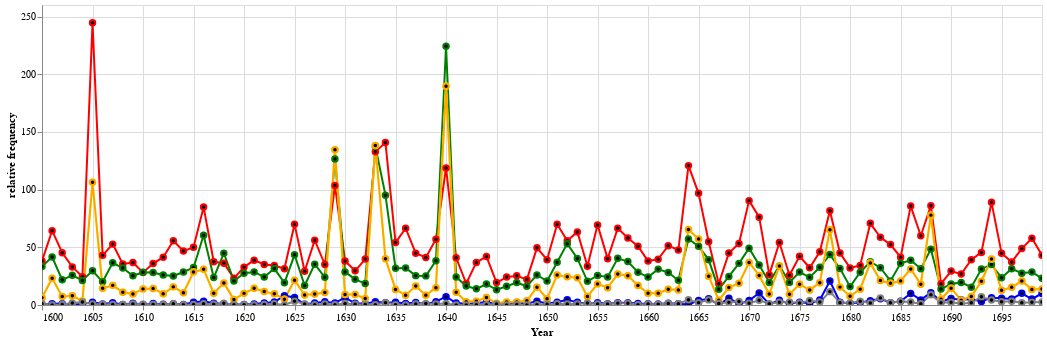

The cell this chart's notebook holds for it:
### Code cell
# chart the data
alt.Chart(by_color).mark_line(point=alt.OverlayMarkDef(tooltip=True, filled=False, fill="black")).encode(
    # brush=alt.selection_interval(encodings=["x"])
    x="Year:T",
    y="relative frequency:Q",
    color=alt.Color("color").scale(None)
).interactive().properties(width=1000).add_params()

### Figure 1 — Vega-Lite specification as saved in the notebook (floating-point values rounded to 4 significant figures; data arrays with more than 128 entries replaced by an {"elided": "..."} marker saying what was removed)
{"config": {"view": {"continuousWidth": 300, "continuousHeight": 300}}, "data": {"name": "data-bf8c317b68862b80e1409aaa15309378"}, "mark": {"type": "line", "point": {"fill": "black", "filled": false, "tooltip": true}}, "encoding": {"color": {"field": "color", "scale": null, "type": "nominal"}, "x": {"field": "Year", "type": "temporal"}, "y": {"field": "relative frequency", "type": "quantitative"}}, "params": [{"name": "param_1", "select": {"type": "interval", "encodings": ["x", "y"]}, "bind": "scales"}], "width": 1000, "$schema": "https://vega.github.io/schema/vega-lite/v5.20.1.json", "datasets": {"data-bf8c317b68862b80e1409aaa15309378": {"elided": "600 records"}}}
